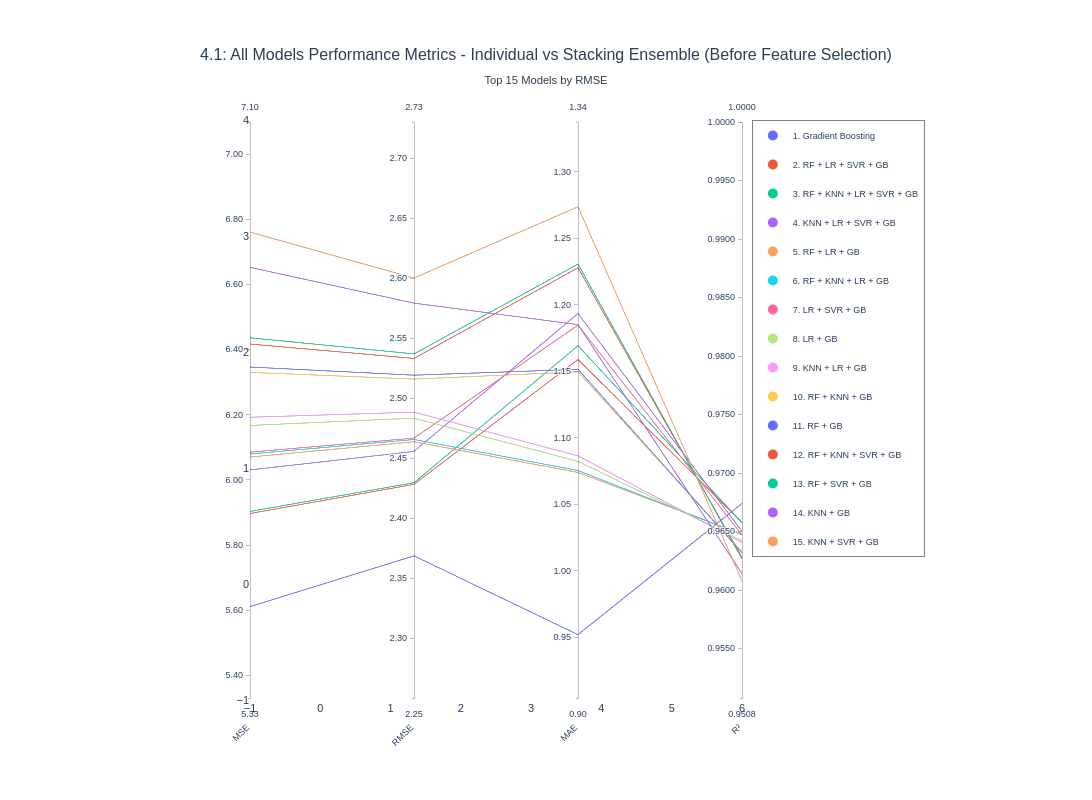

The notebook cell this image was saved under:
### Code cell
def plot_parallel_coordinates_all_models(
    results_df,
    metrics_df,
    title="All Models Performance Metrics",
    top_n=15
):
    df_plot = results_df.copy()

    # Normalize individual-model metrics to the same schema as stacking results
    individual_df = metrics_df.copy()
    rename_map = {'Model': 'Base Models'}
    individual_df = individual_df.rename(columns={k: v for k, v in rename_map.items() if k in individual_df.columns})
    if 'Num Models' not in individual_df.columns:
        individual_df['Num Models'] = 1

    required_cols = ['Base Models', 'Num Models', 'MSE', 'RMSE', 'MAE', 'R2']
    missing_cols = [c for c in required_cols if c not in individual_df.columns]
    if missing_cols:
        raise ValueError(f"metrics_df is missing required columns: {missing_cols}")

    df_plot = pd.concat([individual_df[required_cols], df_plot], ignore_index=True)
    df_plot = df_plot.nsmallest(top_n, 'RMSE').reset_index(drop=True)

    import plotly.express as px
    colors = px.colors.qualitative.Plotly
    n_models = len(df_plot)
    color_mapping = [colors[i % len(colors)] for i in range(n_models)]

    fig = go.Figure(data=
        go.Parcoords(
            line=dict(
                color=list(range(n_models)),
                colorscale=[[i / (n_models - 1), color_mapping[i]] for i in range(n_models)] if n_models > 1 else [[0, color_mapping[0]], [1, color_mapping[0]]],
                showscale=False
            ),
            dimensions=[
                dict(
                    range=[df_plot['MSE'].min() * 0.95, df_plot['MSE'].max() * 1.05],
                    label='MSE',
                    values=df_plot['MSE'].tolist(),
                    tickformat='.2f'
                ),
                dict(
                    range=[df_plot['RMSE'].min() * 0.95, df_plot['RMSE'].max() * 1.05],
                    label='RMSE',
                    values=df_plot['RMSE'].tolist(),
                    tickformat='.2f'
                ),
                dict(
                    range=[df_plot['MAE'].min() * 0.95, df_plot['MAE'].max() * 1.05],
                    label='MAE',
                    values=df_plot['MAE'].tolist(),
                    tickformat='.2f'
                ),
                dict(
                    range=[df_plot['R2'].min() - 0.01, 1.0],
                    label='R²',
                    values=df_plot['R2'].tolist(),
                    tickformat='.4f'
                )
            ],
            labelangle=-45,
            labelside='bottom'
        )
    )

    fig.update_layout(
        title=dict(
            text=f"{title}<br><sub>Top {top_n} Models by RMSE</sub>",
            font=dict(size=16, family='Arial, sans-serif', color='#2c3e50'),
            x=0.5,
            xanchor='center'
        ),
        plot_bgcolor='white',
        paper_bgcolor='white',
        font=dict(size=11, family='Arial, sans-serif'),
        height=800,
        width=1400,
        margin=dict(l=250, r=350, t=120, b=100),
        hovermode='closest',
        showlegend=True,
        legend=dict(
            orientation="v",
            yanchor="top",
            y=1.0,
            xanchor="left",
            x=1.02,
            bgcolor="rgba(255, 255, 255, 0.95)",
            bordercolor="gray",
            borderwidth=1,
            font=dict(size=9)
        ),
        xaxis=dict(showgrid=False),
        yaxis=dict(showgrid=False)
    )

    for i, row in df_plot.iterrows():
        fig.add_trace(go.Scatter(
            x=[None], y=[None],
            mode='markers',
            marker=dict(size=10, color=color_mapping[i]),
            legendgroup=row['Base Models'],
            showlegend=True,
            name=f"{i+1}. {row['Base Models'][:30]}",
            hovertemplate=f"<b>{row['Base Models']}</b><br>" +
                         f"Num Models: {int(row['Num Models'])}<br>" +
                         f"MSE: {row['MSE']:.4f}<br>" +
                         f"RMSE: {row['RMSE']:.4f}<br>" +
                         f"MAE: {row['MAE']:.4f}<br>" +
                         f"R²: {row['R2']:.4f}<br>" +
                         "<extra></extra>"
        ))

    return fig

fig_all_models_41 = plot_parallel_coordinates_all_models(
    results_df=results_df,
    metrics_df=metrics_df,
    title="4.1: All Models Performance Metrics - Individual vs Stacking Ensemble (Before Feature Selection)",
    top_n=15
)

fig_all_models_41.show()

### Figure 1 — Plotly figure (JSON) as saved in the notebook; plotly's stock layout.template omitted (floating-point values rounded to 4 significant figures)
{"data": [{"dimensions": [{"label": "MSE", "range": [5.33, 7.099], "tickformat": ".2f", "values": [5.611, 5.897, 5.903, 6.031, 6.07, 6.079, 6.085, 6.167, 6.192, 6.33, 6.346, 6.417, 6.436, 6.653, 6.761]}, {"label": "RMSE", "range": [2.25, 2.73], "tickformat": ".2f", "values": [2.369, 2.428, 2.43, 2.456, 2.464, 2.466, 2.467, 2.483, 2.488, 2.516, 2.519, 2.533, 2.537, 2.579, 2.6]}, {"label": "MAE", "range": [0.9045, 1.337], "tickformat": ".2f", "values": [0.9521, 1.159, 1.169, 1.193, 1.074, 1.075, 1.185, 1.082, 1.087, 1.15, 1.152, 1.228, 1.231, 1.185, 1.274]}, {"label": "R²", "range": [0.9508, 1], "tickformat": ".4f", "values": [0.9674, 0.9658, 0.9658, 0.965, 0.9648, 0.9647, 0.9647, 0.9642, 0.9641, 0.9633, 0.9632, 0.9628, 0.9627, 0.9614, 0.9608]}], "labelangle": -45, "labelside": "bottom", "line": {"color": [0, 1, 2, 3, 4, 5, 6, 7, 8, 9, 10, 11, 12, 13, 14], "colorscale": [[0, "#636EFA"], [0.07143, "#EF553B"], [0.1429, "#00CC96"], [0.2143, "#AB63FA"], [0.2857, "#FFA15A"], [0.3571, "#19D3F3"], [0.4286, "#FF6692"], [0.5, "#B6E880"], [0.5714, "#FF97FF"], [0.6429, "#FECB52"], [0.7143, "#636EFA"], [0.7857, "#EF553B"], [0.8571, "#00CC96"], [0.9286, "#AB63FA"], [1, "#FFA15A"]], "showscale": false}, "type": "parcoords"}, {"hovertemplate": "<b>Gradient Boosting</b><br>Num Models: 1<br>MSE: 5.6108<br>RMSE: 2.3687<br>MAE: 0.9521<br>R²: 0.9674<br><extra></extra>", "legendgroup": "Gradient Boosting", "marker": {"color": "#636EFA", "size": 10}, "mode": "markers", "name": "1. Gradient Boosting", "showlegend": true, "type": "scatter", "x": [null], "y": [null]}, {"hovertemplate": "<b>RF + LR + SVR + GB</b><br>Num Models: 4<br>MSE: 5.8966<br>RMSE: 2.4283<br>MAE: 1.1589<br>R²: 0.9658<br><extra></extra>", "legendgroup": "RF + LR + SVR + GB", "marker": {"color": "#EF553B", "size": 10}, "mode": "markers", "name": "2. RF + LR + SVR + GB", "showlegend": true, "type": "scatter", "x": [null], "y": [null]}, {"hovertemplate": "<b>RF + KNN + LR + SVR + GB</b><br>Num Models: 5<br>MSE: 5.9031<br>RMSE: 2.4296<br>MAE: 1.1693<br>R²: 0.9658<br><extra></extra>", "legendgroup": "RF + KNN + LR + SVR + GB", "marker": {"color": "#00CC96", "size": 10}, "mode": "markers", "name": "3. RF + KNN + LR + SVR + GB", "showlegend": true, "type": "scatter", "x": [null], "y": [null]}, {"hovertemplate": "<b>KNN + LR + SVR + GB</b><br>Num Models: 4<br>MSE: 6.0305<br>RMSE: 2.4557<br>MAE: 1.1935<br>R²: 0.9650<br><extra></extra>", "legendgroup": "KNN + LR + SVR + GB", "marker": {"color": "#AB63FA", "size": 10}, "mode": "markers", "name": "4. KNN + LR + SVR + GB", "showlegend": true, "type": "scatter", "x": [null], "y": [null]}, {"hovertemplate": "<b>RF + LR + GB</b><br>Num Models: 3<br>MSE: 6.0701<br>RMSE: 2.4638<br>MAE: 1.0740<br>R²: 0.9648<br><extra></extra>", "legendgroup": "RF + LR + GB", "marker": {"color": "#FFA15A", "size": 10}, "mode": "markers", "name": "5. RF + LR + GB", "showlegend": true, "type": "scatter", "x": [null], "y": [null]}, {"hovertemplate": "<b>RF + KNN + LR + GB</b><br>Num Models: 4<br>MSE: 6.0794<br>RMSE: 2.4656<br>MAE: 1.0755<br>R²: 0.9647<br><extra></extra>", "legendgroup": "RF + KNN + LR + GB", "marker": {"color": "#19D3F3", "size": 10}, "mode": "markers", "name": "6. RF + KNN + LR + GB", "showlegend": true, "type": "scatter", "x": [null], "y": [null]}, {"hovertemplate": "<b>LR + SVR + GB</b><br>Num Models: 3<br>MSE: 6.0851<br>RMSE: 2.4668<br>MAE: 1.1848<br>R²: 0.9647<br><extra></extra>", "legendgroup": "LR + SVR + GB", "marker": {"color": "#FF6692", "size": 10}, "mode": "markers", "name": "7. LR + SVR + GB", "showlegend": true, "type": "scatter", "x": [null], "y": [null]}, {"hovertemplate": "<b>LR + GB</b><br>Num Models: 2<br>MSE: 6.1672<br>RMSE: 2.4834<br>MAE: 1.0824<br>R²: 0.9642<br><extra></extra>", "legendgroup": "LR + GB", "marker": {"color": "#B6E880", "size": 10}, "mode": "markers", "name": "8. LR + GB", "showlegend": true, "type": "scatter", "x": [null], "y": [null]}, {"hovertemplate": "<b>KNN + LR + GB</b><br>Num Models: 3<br>MSE: 6.1923<br>RMSE: 2.4884<br>MAE: 1.0865<br>R²: 0.9641<br><extra></extra>", "legendgroup": "KNN + LR + GB", "marker": {"color": "#FF97FF", "size": 10}, "mode": "markers", "name": "9. KNN + LR + GB", "showlegend": true, "type": "scatter", "x": [null], "y": [null]}, {"hovertemplate": "<b>RF + KNN + GB</b><br>Num Models: 3<br>MSE: 6.3300<br>RMSE: 2.5160<br>MAE: 1.1496<br>R²: 0.9633<br><extra></extra>", "legendgroup": "RF + KNN + GB", "marker": {"color": "#FECB52", "size": 10}, "mode": "markers", "name": "10. RF + KNN + GB", "showlegend": true, "type": "scatter", "x": [null], "y": [null]}, {"hovertemplate": "<b>RF + GB</b><br>Num Models: 2<br>MSE: 6.3465<br>RMSE: 2.5192<br>MAE: 1.1515<br>R²: 0.9632<br><extra></extra>", "legendgroup": "RF + GB", "marker": {"color": "#636EFA", "size": 10}, "mode": "markers", "name": "11. RF + GB", "showlegend": true, "type": "scatter", "x": [null], "y": [null]}, {"hovertemplate": "<b>RF + KNN + SVR + GB</b><br>Num Models: 4<br>MSE: 6.4171<br>RMSE: 2.5332<br>MAE: 1.2279<br>R²: 0.9628<br><extra></extra>", "legendgroup": "RF + KNN + SVR + GB", "marker": {"color": "#EF553B", "size": 10}, "mode": "markers", "name": "12. RF + KNN + SVR + GB", "showlegend": true, "type": "scatter", "x": [null], "y": [null]}, {"hovertemplate": "<b>RF + SVR + GB</b><br>Num Models: 3<br>MSE: 6.4362<br>RMSE: 2.5370<br>MAE: 1.2306<br>R²: 0.9627<br><extra></extra>", "legendgroup": "RF + SVR + GB", "marker": {"color": "#00CC96", "size": 10}, "mode": "markers", "name": "13. RF + SVR + GB", "showlegend": true, "type": "scatter", "x": [null], "y": [null]}, {"hovertemplate": "<b>KNN + GB</b><br>Num Models: 2<br>MSE: 6.6525<br>RMSE: 2.5793<br>MAE: 1.1851<br>R²: 0.9614<br><extra></extra>", "legendgroup": "KNN + GB", "marker": {"color": "#AB63FA", "size": 10}, "mode": "markers", "name": "14. KNN + GB", "showlegend": true, "type": "scatter", "x": [null], "y": [null]}, {"hovertemplate": "<b>KNN + SVR + GB</b><br>Num Models: 3<br>MSE: 6.7608<br>RMSE: 2.6001<br>MAE: 1.2738<br>R²: 0.9608<br><extra></extra>", "legendgroup": "KNN + SVR + GB", "marker": {"color": "#FFA15A", "size": 10}, "mode": "markers", "name": "15. KNN + SVR + GB", "showlegend": true, "type": "scatter", "x": [null], "y": [null]}], "layout": {"font": {"family": "Arial, sans-serif", "size": 11}, "height": 800, "hovermode": "closest", "legend": {"bgcolor": "rgba(255, 255, 255, 0.95)", "bordercolor": "gray", "borderwidth": 1, "font": {"size": 9}, "orientation": "v", "x": 1.02, "xanchor": "left", "y": 1, "yanchor": "top"}, "margin": {"b": 100, "l": 250, "r": 350, "t": 120}, "paper_bgcolor": "white", "plot_bgcolor": "white", "showlegend": true, "title": {"font": {"color": "#2c3e50", "family": "Arial, sans-serif", "size": 16}, "text": "4.1: All Models Performance Metrics - Individual vs Stacking Ensemble (Before Feature Selection)<br><sub>Top 15 Models by RMSE</sub>", "x": 0.5, "xanchor": "center"}, "width": 1400, "xaxis": {"showgrid": false}, "yaxis": {"showgrid": false}}}
